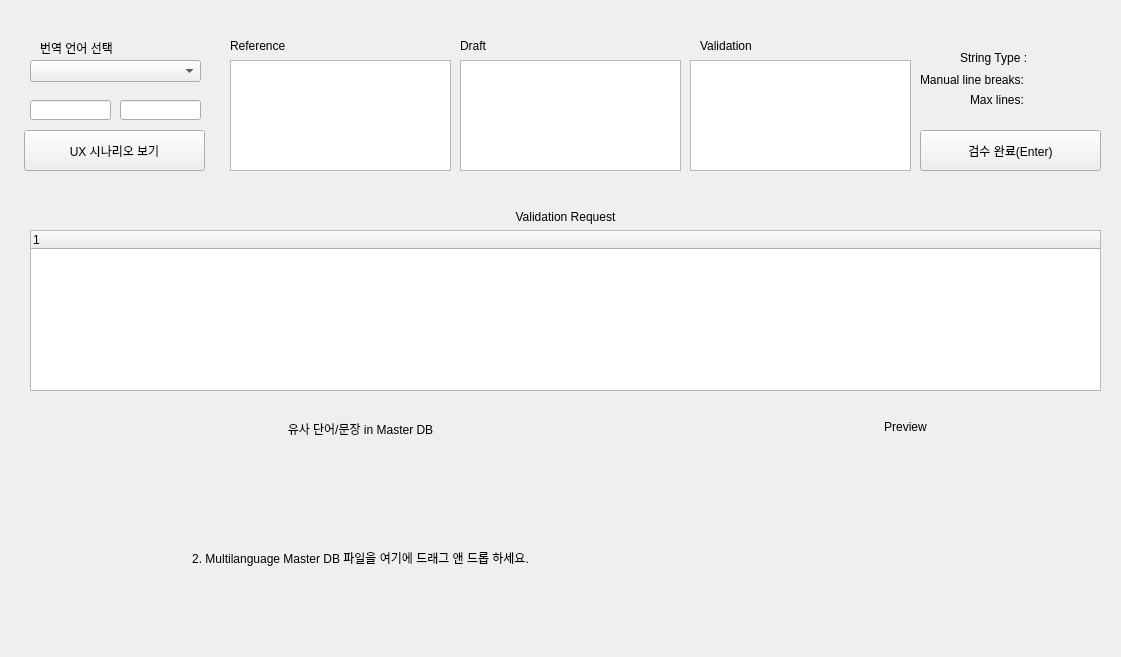
<?xml version="1.0" encoding="UTF-8"?>
<ui version="4.0">
 <class>MainWindow</class>
 <widget class="QMainWindow" name="MainWindow">
  <property name="geometry">
   <rect>
    <x>0</x>
    <y>0</y>
    <width>1121</width>
    <height>657</height>
   </rect>
  </property>
  <property name="windowTitle">
   <string>MainWindow</string>
  </property>
  <widget class="QWidget" name="centralwidget">
   <widget class="QLabel" name="label_1">
    <property name="geometry">
     <rect>
      <x>40</x>
      <y>40</y>
      <width>101</width>
      <height>16</height>
     </rect>
    </property>
    <property name="text">
     <string>번역 언어 선택</string>
    </property>
   </widget>
   <widget class="QLineEdit" name="uid_lineEdit">
    <property name="geometry">
     <rect>
      <x>30</x>
      <y>100</y>
      <width>81</width>
      <height>20</height>
     </rect>
    </property>
   </widget>
   <widget class="QLineEdit" name="vr_lineEdit">
    <property name="geometry">
     <rect>
      <x>120</x>
      <y>100</y>
      <width>81</width>
      <height>20</height>
     </rect>
    </property>
   </widget>
   <widget class="QPushButton" name="btn_1">
    <property name="geometry">
     <rect>
      <x>24</x>
      <y>130</y>
      <width>181</width>
      <height>41</height>
     </rect>
    </property>
    <property name="text">
     <string>UX 시나리오 보기</string>
    </property>
   </widget>
   <widget class="QLabel" name="label_2">
    <property name="geometry">
     <rect>
      <x>230</x>
      <y>40</y>
      <width>56</width>
      <height>12</height>
     </rect>
    </property>
    <property name="text">
     <string>Reference</string>
    </property>
   </widget>
   <widget class="QTextEdit" name="reference_field">
    <property name="geometry">
     <rect>
      <x>230</x>
      <y>60</y>
      <width>221</width>
      <height>111</height>
     </rect>
    </property>
   </widget>
   <widget class="QTextEdit" name="draft_field">
    <property name="geometry">
     <rect>
      <x>460</x>
      <y>60</y>
      <width>221</width>
      <height>111</height>
     </rect>
    </property>
   </widget>
   <widget class="QLabel" name="label_3">
    <property name="geometry">
     <rect>
      <x>460</x>
      <y>40</y>
      <width>56</width>
      <height>12</height>
     </rect>
    </property>
    <property name="text">
     <string>Draft</string>
    </property>
   </widget>
   <widget class="QTextEdit" name="valid_field">
    <property name="geometry">
     <rect>
      <x>690</x>
      <y>60</y>
      <width>221</width>
      <height>111</height>
     </rect>
    </property>
   </widget>
   <widget class="QLabel" name="label_4">
    <property name="geometry">
     <rect>
      <x>700</x>
      <y>40</y>
      <width>56</width>
      <height>12</height>
     </rect>
    </property>
    <property name="text">
     <string>Validation</string>
    </property>
   </widget>
   <widget class="QPushButton" name="btn_2">
    <property name="geometry">
     <rect>
      <x>920</x>
      <y>130</y>
      <width>181</width>
      <height>41</height>
     </rect>
    </property>
    <property name="text">
     <string>검수 완료(Enter)</string>
    </property>
   </widget>
   <widget class="QLabel" name="label_5">
    <property name="geometry">
     <rect>
      <x>960</x>
      <y>50</y>
      <width>81</width>
      <height>16</height>
     </rect>
    </property>
    <property name="text">
     <string>String Type :</string>
    </property>
   </widget>
   <widget class="QLabel" name="label_6">
    <property name="geometry">
     <rect>
      <x>920</x>
      <y>70</y>
      <width>121</width>
      <height>20</height>
     </rect>
    </property>
    <property name="text">
     <string>Manual line breaks:</string>
    </property>
   </widget>
   <widget class="QLabel" name="label_7">
    <property name="geometry">
     <rect>
      <x>970</x>
      <y>90</y>
      <width>61</width>
      <height>20</height>
     </rect>
    </property>
    <property name="text">
     <string>Max lines:</string>
    </property>
   </widget>
   <widget class="QComboBox" name="comboBox">
    <property name="geometry">
     <rect>
      <x>30</x>
      <y>60</y>
      <width>171</width>
      <height>22</height>
     </rect>
    </property>
   </widget>
   <widget class="QWidget" name="verticalLayoutWidget">
    <property name="geometry">
     <rect>
      <x>30</x>
      <y>210</y>
      <width>1071</width>
      <height>181</height>
     </rect>
    </property>
    <layout class="QVBoxLayout" name="verticalLayout_5">
     <item>
      <widget class="QLabel" name="label_8">
       <property name="text">
        <string>Validation Request</string>
       </property>
       <property name="alignment">
        <set>Qt::AlignHCenter|Qt::AlignTop</set>
       </property>
      </widget>
     </item>
     <item>
      <widget class="QTreeWidget" name="treeWidget">
       <property name="dragDropMode">
        <enum>QAbstractItemView::InternalMove</enum>
       </property>
       <column>
        <property name="text">
         <string notr="true">1</string>
        </property>
       </column>
      </widget>
     </item>
    </layout>
   </widget>
   <widget class="QWidget" name="verticalLayoutWidget_2">
    <property name="geometry">
     <rect>
      <x>30</x>
      <y>420</y>
      <width>661</width>
      <height>181</height>
     </rect>
    </property>
    <layout class="QVBoxLayout" name="verticalLayout_6">
     <item>
      <widget class="QLabel" name="label_10">
       <property name="text">
        <string>유사 단어/문장 in Master DB</string>
       </property>
       <property name="alignment">
        <set>Qt::AlignHCenter|Qt::AlignTop</set>
       </property>
      </widget>
     </item>
     <item>
      <widget class="QLabel" name="label_11">
       <property name="text">
        <string>2. Multilanguage Master DB 파일을 여기에 드래그 앤 드롭 하세요.</string>
       </property>
       <property name="alignment">
        <set>Qt::AlignCenter</set>
       </property>
      </widget>
     </item>
    </layout>
   </widget>
   <widget class="QWidget" name="verticalLayoutWidget_3">
    <property name="geometry">
     <rect>
      <x>710</x>
      <y>420</y>
      <width>391</width>
      <height>181</height>
     </rect>
    </property>
    <layout class="QVBoxLayout" name="verticalLayout_7">
     <item>
      <widget class="QLabel" name="label_12">
       <property name="text">
        <string>Preview</string>
       </property>
       <property name="alignment">
        <set>Qt::AlignHCenter|Qt::AlignTop</set>
       </property>
      </widget>
     </item>
    </layout>
   </widget>
  </widget>
  <widget class="QMenuBar" name="menubar">
   <property name="geometry">
    <rect>
     <x>0</x>
     <y>0</y>
     <width>1121</width>
     <height>21</height>
    </rect>
   </property>
   <property name="autoFillBackground">
    <bool>false</bool>
   </property>
   <property name="defaultUp">
    <bool>false</bool>
   </property>
  </widget>
 </widget>
 <resources/>
 <connections/>
</ui>
